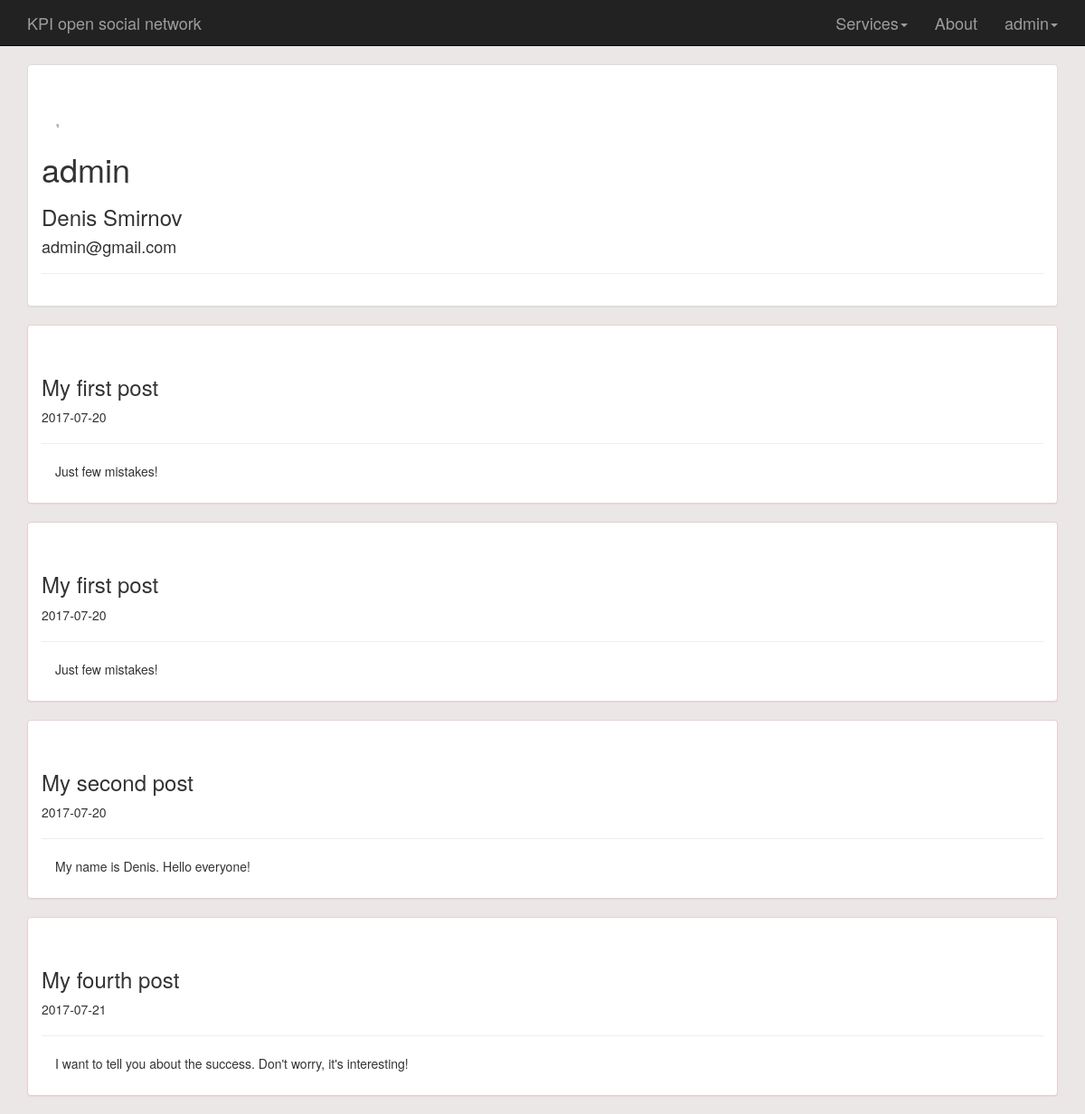
Page /user/4 on the committed database.
### home/models.py (models this page shows)
class Post(models.Model):
    user = models.ForeignKey(User, on_delete=models.CASCADE)
    caption = models.CharField(max_length=200)
    image = models.FileField(upload_to='images/')
    text = models.TextField()
    comments = []
    rating = models.IntegerField(default=0)
    date = models.DateField(default=timezone.now())

### home/views.py (the view)
# urls.py: url(r'^user/(?P<pk>[0-9]+)$', views.DetailUser.as_view(), name='detail_user'),
class DetailUser(DetailView):
    model = User
    template_name = 'home/detail_user.html'

### home/templates/home/detail_user.html (shortened to what this page needs)
{% extends 'home/base.html' %}
{% block import %}
    {% load static %}
    <link href="home/css/detail_user.css" type="text/css" rel="stylesheet">
{% endblock %}
{% block body %}
    <div class="container">
        <div class="panel panel-default">
            <div class="panel-body">
                <div class="page-header">
                    <div class="profile_photo_div">
                        {% load staticfiles %}
                        <img class="profile_photo" src="{% static 'human.png' %}" alt="Human photo"/>
                    </div>
                    <h1>{{user.username}}</h1>
                    <h3>{{user.first_name}} {{user.last_name}}</h3>
                    <h4>{{user.email}}</h4>
                </div>
            </div>
        </div>
    </div>
    {% for post in user.post_set.all %}
        <div class="container">
            <div class="panel panel-body panel-danger">
                <div class="page-header">
                    <h3>{{ post.caption }}</h3>
                    <p>{{ post.date|date:"Y-m-d" }}</p>
                </div>
                <div class="container">
                    <p>{{ post.text }}</p>
                </div>
            </div>
        </div>
    {% endfor %}
{% endblock %}

### home/templates/home/base.html (shortened to what this page needs)
<!DOCTYPE html>
<html lang="en">
  <head>
    {% load static %}
    <link href="{% static 'home/css/bootstrap.css' %}" type="text/css" rel="stylesheet">
    <link href="{% static 'home/css/base.css' %}" type="text/css" rel="stylesheet">
    {% block import %}{% endblock %}
  </head>
  <body>
    <nav class="navbar navbar-inverse navbar-static-top">
      <div class="container">
        <div class="navbar-header">
          <a class="navbar-brand" href="{% url 'home:home'%}">KPI open social network</a>
        </div>
        <div class="collapse navbar-collapse" id="bs-example-navbar-collapse-1">
          <ul class="nav navbar-nav navbar-right">
            <li class="menu dropdown">
                <a class="dropdown-toggle menu-item" data-toggle="dropdown" role="button">Services<span class="caret"></span></a>
            </li>
            <li><a class="menu-item" href="{% url 'about:about'%}">About</a></li>
            {% if user.is_authenticated %}
              <li class="menu dropdown">
                <a class="dropdown-toggle menu-item" data-toggle="dropdown" role="button">{{ user.username }}<span class="caret"></span></a>
              </li>
            {% else %}
              <li><a class="menu-item" href="{% url 'home:login' %}">Log in</a></li>
            {% endif %}
          </ul>
        </div>
      </div>
    </nav>
    {% block body %}{% endblock %}
  </body>
</html>

### home/static/home/css/base.css (style rules this page uses)
body { background-color: #ebe7e7; }
.menu-item { font-size: large; text-shadow: #002a80; }

### home/static/home/css/detail_user.css (style rules this page uses)
.profile_photo_div { height: 20px; width: 20px; text-align: right; }
.profile_photo { width: 20%; height: 20%; text-align: right; }

### rows in the picture
Post: caption "My first post", date "2017-07-20", text "Just few mistakes!"
Post: caption "My first post", date "2017-07-20", text "Just few mistakes!"
Post: caption "My second post", date "2017-07-20", text "My name is Denis. Hello everyone!"
Post: caption "My fourth post", date "2017-07-21", text "I want to tell you about the success. Don't worry, it's interesting!"

### other values in the picture
{{ user.username }} "admin"
{{ user.first_name }} "Denis"
{{ user.last_name }} "Smirnov"
{{ user.email }} "admin@gmail.com"
